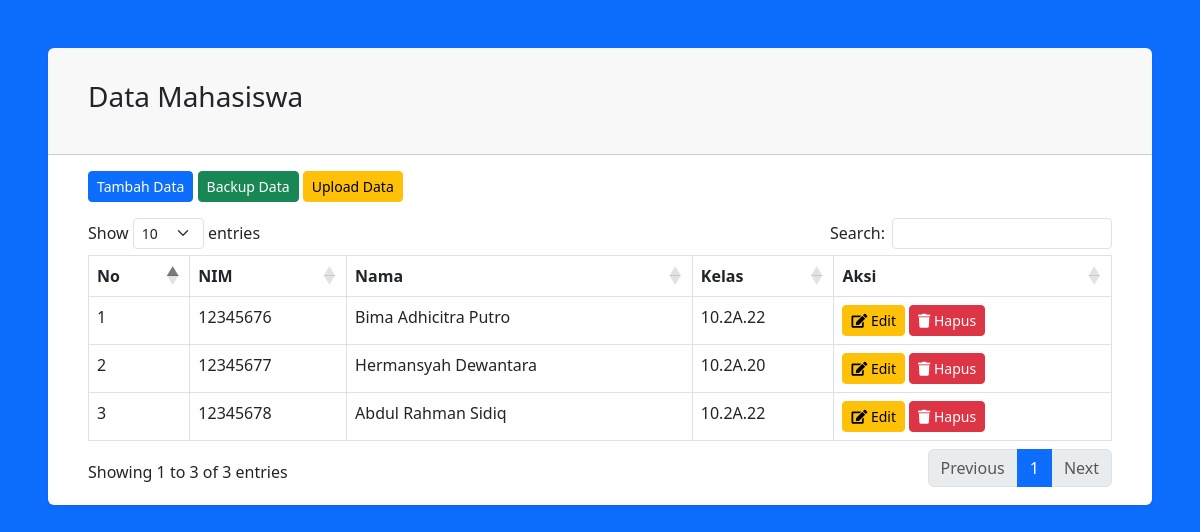
The page / on the database its author committed.
### tables this page shows
CREATE TABLE `mahasiswa` (
  `id` int(11) NOT NULL,
  `nama` varchar(255) NOT NULL,
  `nim` varchar(10) NOT NULL,
  `kelas` varchar(10) NOT NULL
);

### application/controllers/Mahasiswa.php (called while the page is built, shortened)
<?php
class Mahasiswa extends CI_Controller{
  public function __construct()
  {
    $this->load->model('Mahasiswa_model');
  }
  function index()
  {
    $data['title'] = 'Data Mahasiswa';
    $data['mahasiswa'] =
    $this->Mahasiswa_model->get_all()->result();
    $this->load->view('mahasiswa/template/header', $data);
    $this->load->view('mahasiswa/index', $data);
    $this->load->view('mahasiswa/template/footer');
  }
}

### index.php (called while the page is built, shortened)
<?php
require_once BASEPATH . 'core/CodeIgniter.php';

### application/models/Mahasiswa_model.php (called while the page is built, shortened)
<?php
class Mahasiswa_model extends CI_Model{
  private $table = 'mahasiswa';
  private $pk    = 'id';
  function get_all()
  {
    $this->db->order_by($this->pk, 'DESC');
    return $this->db->get($this->table);
  }
}

### application/views/mahasiswa/index.php (the view, shortened to what this page needs)
<body class="bg-primary">
  <div class="container-fluid p-5">
    <div class="row">
      <div class="col-lg-12">
        <div class="card shadow-sm border-0">
          <div class="card-header">
            <h3 class="card-title p-4"><?= $title; ?></h3>
          </div>
          <div class="card-body">
            <div class="table-responsive px-4">
              <a href="<?= base_url('mahasiswa/tambah'); ?>" class="btn btn-sm btn-primary mb-3">Tambah Data</a>
              <a href="<?= base_url('mahasiswa/backup'); ?>" class="btn btn-sm btn-success mb-3">Backup Data</a>
              <a href="<?= base_url('mahasiswa/upload'); ?>" class="btn btn-sm btn-warning mb-3">Upload Data</a>
              <table class="table table-bordered table-hover" id="table">
                <thead>
                  <tr>
                    <th>No</th>
                    <th>NIM</th>
                    <th>Nama</th>
                    <th>Kelas</th>
                    <th>Aksi</th>
                  </tr>
                </thead>
                <tbody>
                  <?php
                  $no = 1;
                  foreach ($mahasiswa as $mhs) : ?>
                    <tr>
                      <td><?= $no++; ?></td>
                      <td><?= $mhs->nim; ?></td>
                      <td><?= $mhs->nama; ?></td>
                      <td><?= $mhs->kelas; ?></td>
                      <td>
                        <a href="<?= base_url('mahasiswa/edit/' . $mhs->id); ?>" class="btn btn-warning btn-sm">
                          <i class="fas fa-edit"></i>
                          Edit
                        </a>
                        <a href="<?= base_url('mahasiswa/hapus/' . $mhs->id); ?>" class="btn btn-danger btn-sm">
                          <i class="fas fa-trash"></i>
                          Hapus
                        </a>
                      </td>
                    </tr>
                  <?php endforeach; ?>
                </tbody>
              </table>
            </div>
          </div>
        </div>
      </div>
    </div>
  </div>
</body>

### application/views/mahasiswa/template/header.php (shortened to what this page needs)
<!DOCTYPE html>
<html lang="en">
<head>
  <link rel="stylesheet" href="https://cdn.jsdelivr.net/npm/bootstrap@5.3.0-alpha3/dist/css/bootstrap.min.css">
  <link rel="stylesheet" href="https://cdnjs.cloudflare.com/ajax/libs/font-awesome/5.15.3/css/all.min.css">
  <link rel="stylesheet" href="https://cdn.datatables.net/1.13.4/css/dataTables.bootstrap5.min.css">
</head>

### application/views/mahasiswa/template/footer.php (shortened to what this page needs)
</html>

### rows shown on the page
mahasiswa: nim "12345676", nama "Bima Adhicitra Putro", kelas "10.2A.22"
mahasiswa: nim "12345677", nama "Hermansyah Dewantara", kelas "10.2A.20"
mahasiswa: nim "12345678", nama "Abdul Rahman Sidiq", kelas "10.2A.22"

### other values the page prints
$title "Data Mahasiswa"
